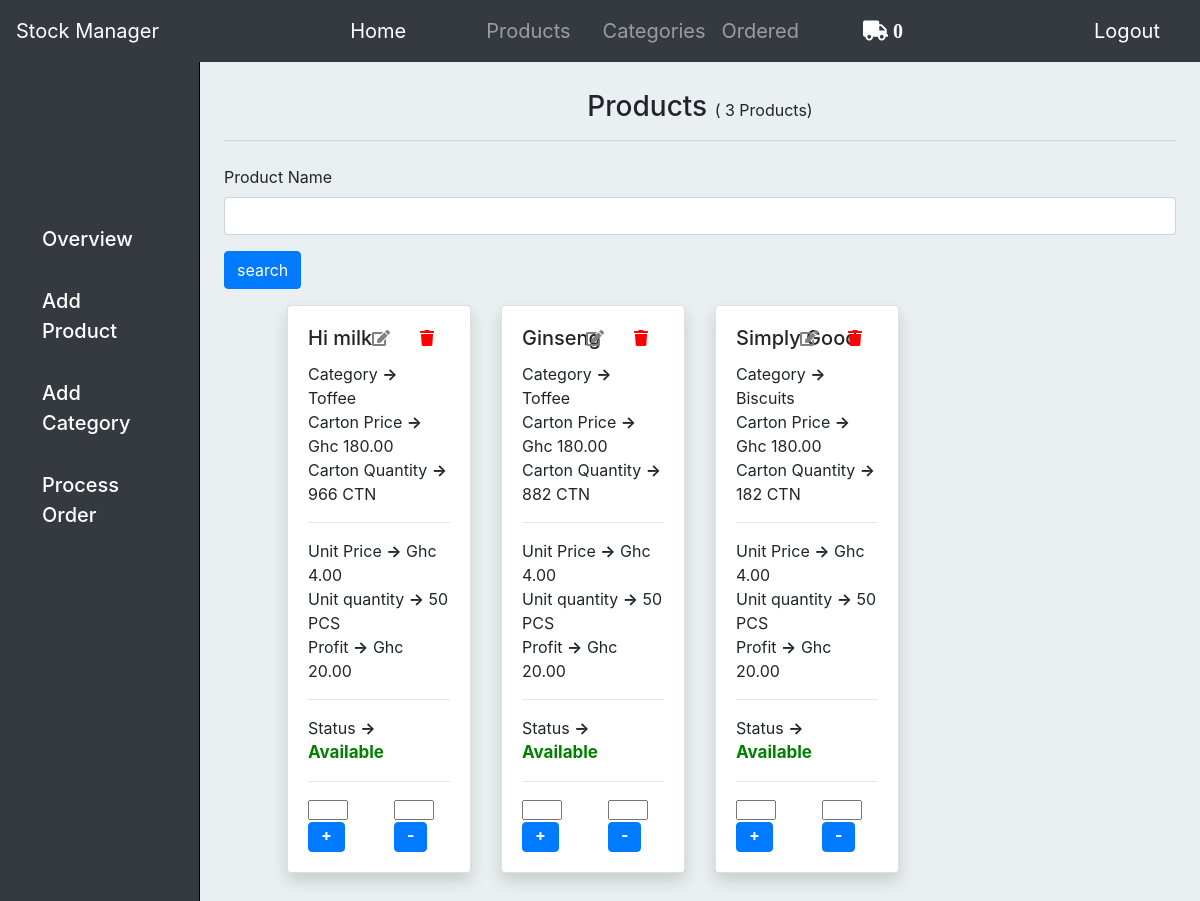
The page /products/ (signed in) on the database as committed earlier.
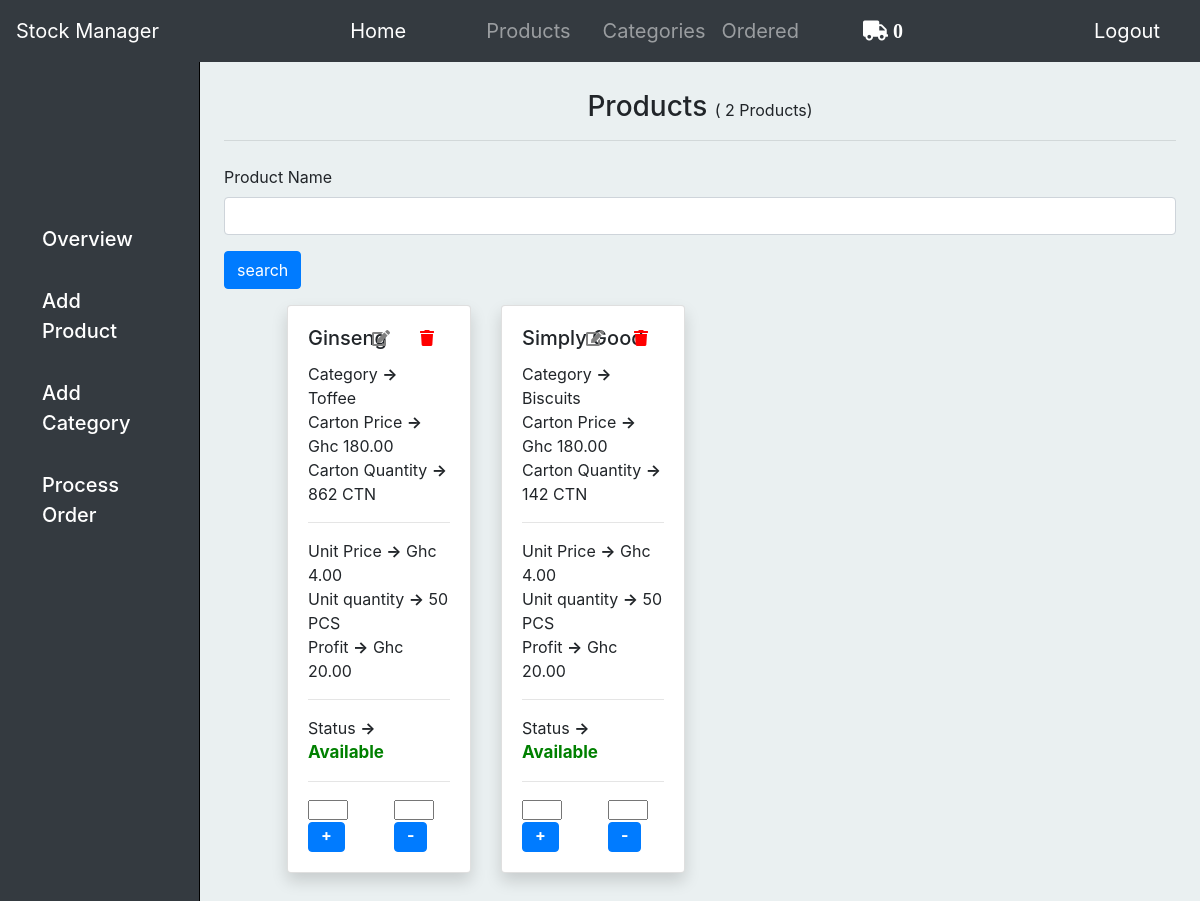
The same page on the database as committed later.
### base/models.py (models this page shows, shortened)
class Product(models.Model):
    name = models.CharField(max_length=100)
    category = models.ForeignKey(Category, on_delete=models.CASCADE, null=True, blank=True, related_name='products')
    code = models.CharField(max_length=100)
    quantity = models.IntegerField(default=1)
    carton_price = models.DecimalField(decimal_places=2, default=0.00, max_digits=9)
    unit_price = models.DecimalField(decimal_places=2, default=0.00, max_digits=9)
    unit_quantity = models.IntegerField(default=1)
    status = models.CharField(max_length=100, choices=CHOICES, default="Available")
    owner = models.ForeignKey(User, on_delete=models.CASCADE)
    def get_status(self):
        if self.quantity >0:
            return True
        else:
            return False
    def get_profit(self):
        profit = (self.unit_price * self.unit_quantity) - self.carton_price
        return profit

class Category(models.Model):
    name = models.CharField(max_length=100)
    code = models.CharField(max_length=100)
    owner = models.ForeignKey(User, on_delete=models.CASCADE)
    def __str__(self):
        return self.name

### base/views.py (the view)
# urls.py: path('products/',views.product, name="product"),
@login_required
def product(request):
    try:
        products = Product.objects.filter(owner=request.user)
        noc = len(products)
        productfilter = ProductFilter(request.GET, queryset=products)
        products = productfilter.qs
    except Exception:
        products =""
        noc=""
        productfilter = ''
    context = {
        'noc':noc,
        'products':products,
        'productfilter':productfilter
    }
    return render(request, "base/products_page.html", context)

### base/templatetags/cart_template_tags.py (called while the page is built)
@register.filter
def cart_item_count(user):
    if user.is_authenticated:
        qs = Order.objects.filter(user=user, ordered=False)
        if qs.exists():
            return qs[0].items.count()
    return 0

### base/templates/base/products_page.html (shortened to what this page needs)
{% extends 'base/layout.html' %}
{% load static %}
{% load crispy_forms_tags %}
{% block main %}
	<h3 class="h3_head">Products <small>( {{noc}} Products)</small></h3>
	<hr>
		<form id="searchForm" method="GET" class="mt-4">
			{{productfilter.form|crispy}}
			<input class="btn btn-primary mb-2" type="submit" value="search">
		</form>
		<div class="row ml-5 mr-5 mt-2">
			{% for product in products %}
			<div class="col-sm-6 col-xs-6 col-md-3 ">
				<div class="card shadow proddiv">
				<div class="card-body">
					<h5 class="card-title">{{product.name}}</h5>
					<small>Category <span style="font-weight: bolder;">-></span> {{product.category}}</small><br>
					<small class="card-text">Carton Price <span style="font-weight: bolder;">-></span> Ghc {{product.carton_price}}</small><br>
					<small class="card-text">Carton Quantity <span style="font-weight: bolder;">-></span> {{product.quantity}} CTN</small><br>
					<hr>
					<small class="card-text">Unit Price <span style="font-weight: bolder;">-></span> Ghc {{product.unit_price}}</small><br>
					<small class="card-text">Unit quantity <span style="font-weight: bolder;">-></span> {{product.unit_quantity}} PCS</small><br>
					<small class="card-text">Profit <span style="font-weight: bolder;">-></span> Ghc {{product.get_profit}}</small>
					<hr>
					<small class="card-text">Status
					{% if product.get_status %}
						<span style="font-weight: bolder; ">-></span> <span style="color: green; font-weight: bolder; font-size: 17px;">Available</span></small><br>
					{% else %}
					<span style="font-weight: bolder; ">-></span> <span style="color: red; font-weight: bolder; font-size: 17px;">Not Available</span></small><br>
					{% endif %}
					<hr>
					<div class="row">
						<form method="POST" action="{% url 'addquan' product.id %}" class="col">
							<input type="text" name="add" style="width: 40px; height: 20px;"> <button type="submit" class="btn btn-primary pb-1 pt-0 mr-2" style="font-weight: bolder;">+</button>
						</form>
						<form method="POST" action="{% url 'subquan' product.id %}" class="col">
							<input type="text" name="sub" style="width: 40px; height: 20px;">  <button class="btn btn-primary pb-1 pt-0" style="font-weight: bolder;">-</button>
						</form>
					</div>
					<div class="prodicon mr-5">
						<a href="{% url 'editproduct' product.id %}"><i class="fas fa-edit" style="color: grey;"></i></a>
					</div>
					<div class="prodicon">
						<a href="{% url 'prodconfirm' product.id %}"><i class="fas fa-trash" style="color: red;"></i></a>
					</div>
				</div>
				</div>
			</div>
			{% endfor %}
		</div>
{% endblock main %}

Rows that differ between the two databases and show on the page:
removed Product: name "Hi milk", category "Toffee", carton_price "180.00", quantity "966", unit_price "4.00", unit_quantity "50", get_profit "20.00", shows "Available"
changed Product "Ginseng": quantity "882" → "862"
changed Product "Simply Good": quantity "182" → "142"
Other text that changed with them:
{{ noc }}: "3" → "2"
